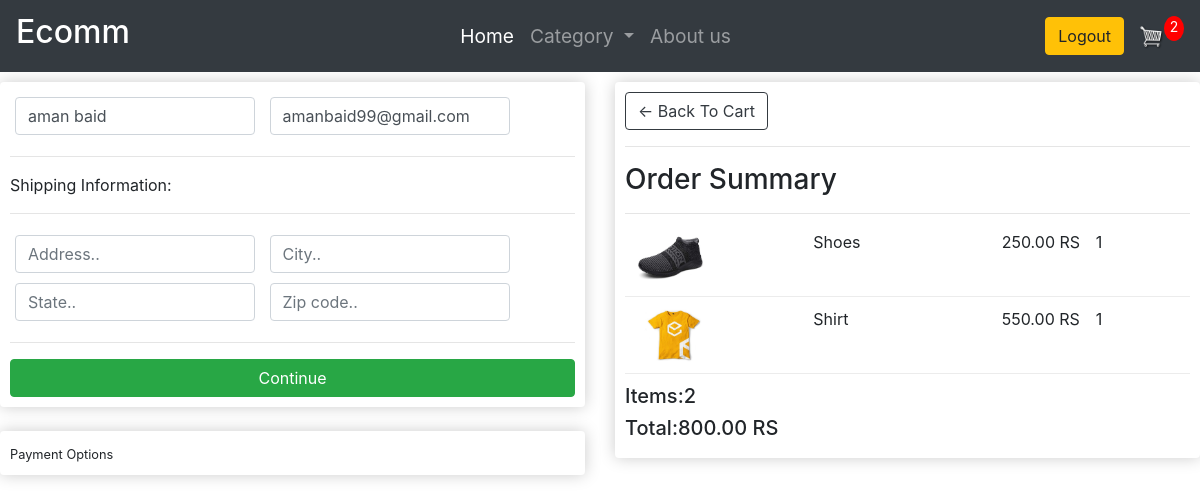
Screenshot of /checkout/ (signed in) with the database file from the repository.
### foodapp/models.py (models this page shows, shortened)
class OrderItem(models.Model):
    product=models.ForeignKey(Product,on_delete=models.SET_NULL,blank=True,null=True)
    order=models.ForeignKey(Order,on_delete=models.SET_NULL,blank=True,null=True)
    quantity=models.IntegerField(default=0,null=True,blank=True)
    date_added=models.DateTimeField(auto_now_add=True)
    @property
    def get_total(self):
        total=self.product.price * self.quantity
        return total

class Product(models.Model):
    name=models.CharField(max_length=200,null=True)
    price=models.DecimalField(max_digits=7,decimal_places=2)
    digital=models.BooleanField(default=False,null=False,blank=False)
    image = models.ImageField(null=True,blank=True)
    description=models.CharField(max_length=500,null=True)
    @property
    def imageURL(self):
        try:
            url=self.image.url
        except:
            url= ''
        return url

class Order(models.Model):
    user=models.ForeignKey(settings.AUTH_USER_MODEL, on_delete=models.CASCADE)
    date_ordered=models.DateTimeField(auto_now_add=True)
    complete=models.BooleanField(default=False,null=True,blank=False)
    transaction_id=models.CharField(max_length=200,null=True)
    @property
    def get_cart_total(self):
        orderitems=self.orderitem_set.all()
        total=sum([item.get_total for item in orderitems])
        return total
    @property
    def get_cart_items(self):
        orderitems=self.orderitem_set.all()
        total=sum([item.quantity for item in orderitems])
        return total

### foodapp/views.py (the view)
# urls.py: path('checkout/',views.checkout,name='checkout'),
def checkout(request):
    data=cartData(request)
    cartItems=data['cartItems']
    order=data['order']
    items=data['items']
    context={'items':items,'order':order,'cartItems':cartItems}
    return render(request,"foodapp/checkout.html",context)

### foodapp/utiils.py (called while the page is built)
def cartData(request):
    user=request.user
    order,created=Order.objects.get_or_create(user=user,complete=False)
    items = order.orderitem_set.all()
    cartItems=order.get_cart_items
    return{'cartItems':cartItems,'order':order,'items':items}

### foodapp/templates/foodapp/checkout.html (shortened to what this page needs)
{% extends 'foodapp/main.html' %}
{% load static %}
{% block content %}
<div class="row">
    <div class="col-lg-6">
        <div class="box-element" id="form-wrapper">
        <form id="form">
            <div id="user-info">
                <div class="form-field">
                    <input required class="form-control" type="text" name="name" placeholder="Name.." value="{{ user.first_name }} {{ user.last_name }}">
                </div>
                <div class="form-field">
                    <input required class="form-control" type="email" name="email" placeholder="Email..", value="{{user.email}}">
                </div>
            </div>
            <div id="shipping-info">
                <hr>
						<p>Shipping Information:</p>
						<hr>
						<div class="form-field">
							<input class="form-control" type="text" name="address" placeholder="Address..">
						</div>
						<div class="form-field">
							<input class="form-control" type="text" name="city" placeholder="City..">
						</div>
						<div class="form-field">
							<input class="form-control" type="text" name="state" placeholder="State..">
						</div>
						<div class="form-field">
							<input class="form-control" type="text" name="zipcode" placeholder="Zip code..">
						</div>
            </div>
            <hr>
            <input id="form-button" class="btn btn-success btn-block" type="submit" value="Continue">
        </form>
        </div>
        <br>
        <div class="box-element hidden" id="payment-info">
            <small>Payment Options</small>
        </div>
    </div>
    <div class="col-lg-6">
        <div class="box-element">
            <a class="btn btn-outline-dark" href="{% url 'cart' %}">&#x2190; Back To Cart
            </a>
            <hr>
            <h3>Order Summary</h3>
            <hr>
            {% for  item in items %}
            <div class="cart-row">
                <div style="flex:2"><img class="row-image" src="{{item.product.imageURL}}"></div>
                <div style="flex:2"><p>{{item.product.name}}</p></div>
                <div style="flex:1"><p>{{item.product.price}} RS</p></div>
                <div style="flex:1"><p>{{item.quantity}}</p></div>
            </div>
            {% endfor %}
            <h5>Items:{{order.get_cart_items}}</h5>
            <h5>Total:{{order.get_cart_total}} RS</h5>
        </div>
    </div>
</div>
{% endblock content %}

### static/css/main.css (style rules this page uses)
.row-image { width: 100px; }
.form-field { width:250px; display: inline-block; padding: 5px; }
.cart-row { display: flex; align-items: flex-stretch; padding-bottom: 10px; margin-bottom: 10px; border-bottom: 1px solid #ececec; }
.col-lg-4, .col-lg-6, .col-lg-8, .col-lg-12 { margin-top: 10px; }
.box-element { box-shadow:hsl(0, 0%, 80%) 0 0 16px; background-color: #fff; border-radius: 4px; padding: 10px; }

### rows the page displays
OrderItem: product.imageURL (picture), product.name "Shoes", product.price "250.00", quantity "1"
OrderItem: product.imageURL (picture), product.name "Shirt", product.price "550.00", quantity "1"
Order: get_cart_items "2", get_cart_total "800.00"

### other values shown
{{ cartItems }} "2"
